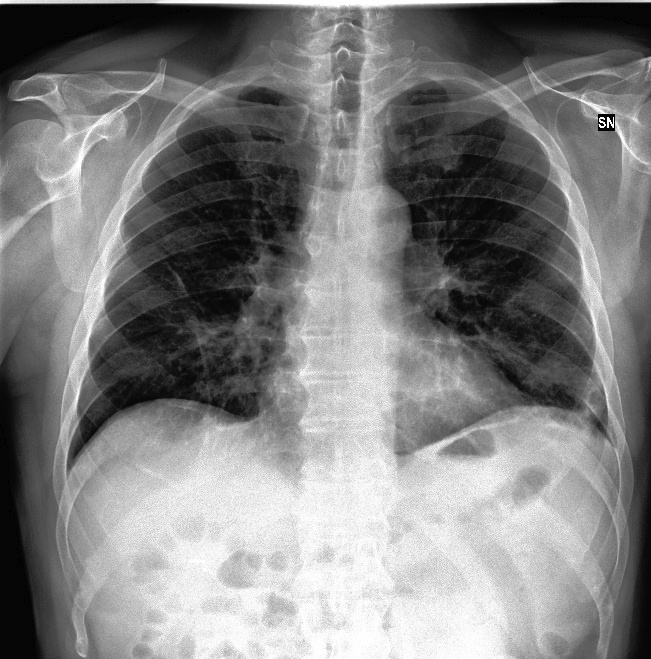
#> input picture Covid19-dataset/test/Covid/0100.jpeg, 651 x 659 px; its folder holds 3 pictures in this run
$ python Tarea3.py   (older library calls are emulated)
#> lines starting #> are read from the running program, lines starting #| are printed output that depends on the picture; pictures that were not available may be replaced by others from this repository, and a replacement may not be noted
import cv2
import os
from matplotlib import pyplot as plt

# Ruta base del dataset
dataset_path = 'Covid19-dataset/test'

# Subcarpetas que contienen las imágenes
categories = ['Covid', 'Normal', 'Viral Pneumonia']

# Crear un diccionario para almacenar las imágenes
images = {}

# Cargar la primera imagen de cada subcarpeta
for category in categories:
    folder_path = os.path.join(dataset_path, category)
    image_files = os.listdir(folder_path)

    if len(image_files) > 0:
        # Cargar la primera imagen
        image_path = os.path.join(folder_path, image_files[0])
        image = cv2.imread(image_path, cv2.IMREAD_GRAYSCALE)
#> image is the input picture: shape (659, 651); min 0, max 255, mean 128.2
        images[category] = image
    else:
        print(f"No se encontraron imágenes en la carpeta {category}")

# Función para aplicar los filtros
def apply_filters(image):
    # 1. Blur Filter
    blurred_image = cv2.GaussianBlur(image, (5, 5), 0)

    # 2. Sobel Edge Detection
    sobelx = cv2.Sobel(image, cv2.CV_64F, 1, 0, ksize=5)  # Sobel en el eje X
    sobely = cv2.Sobel(image, cv2.CV_64F, 0, 1, ksize=5)  # Sobel en el eje Y
    sobel_combined = cv2.magnitude(sobelx, sobely)

    # 3. Canny Edge Detection
    canny_edges = cv2.Canny(image, 100, 200)

    # 4. Colormap
    colormap_image = cv2.applyColorMap(cv2.convertScaleAbs(image), cv2.COLORMAP_JET)

    return blurred_image, sobel_combined, canny_edges, colormap_image

# Aplicar los filtros y mostrar las imágenes
plt.figure(figsize=(20, 15))

index = 1
for category, image in images.items():
    blurred_image, sobel_combined, canny_edges, colormap_image = apply_filters(image)

    # Mostrar la imagen original
    plt.subplot(len(categories), 5, index)
    plt.imshow(image, cmap='gray')
    plt.title(f'{category} - Original')
    plt.axis('off')

    # Mostrar la imagen con Blur
    plt.subplot(len(categories), 5, index + 1)
    plt.imshow(blurred_image, cmap='gray')
    plt.title(f'{category} - Blur')
    plt.axis('off')

    # Mostrar la imagen con Sobel
    plt.subplot(len(categories), 5, index + 2)
    plt.imshow(sobel_combined, cmap='gray')
    plt.title(f'{category} - Sobel')
    plt.axis('off')

    # Mostrar la imagen con Canny
    plt.subplot(len(categories), 5, index + 3)
    plt.imshow(canny_edges, cmap='gray')
    plt.title(f'{category} - Canny')
    plt.axis('off')

    # Mostrar la imagen con Colormap
    plt.subplot(len(categories), 5, index + 4)
    plt.imshow(colormap_image)
    plt.title(f'{category} - Colormap')
    plt.axis('off')

    index += 5
#> this loop made 3 passes
#> (category, index) on passes 1 to 3: ('Covid', 6), ('Normal', 11), ('Viral Pneumonia', 16)
#> pass 1, in apply_filters, `sobelx = cv2.Sobel(image, cv2.CV_64F, 1, 0, ksize=5)`:
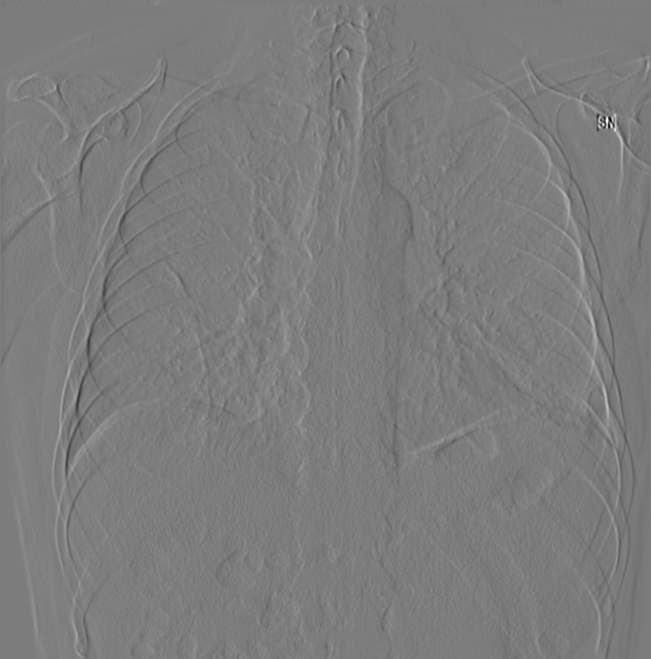
#> sobelx: shape (659, 651) float64; min -11243, max 11702, mean 1; drawn with min black and max white
#> pass 1, in apply_filters, `sobely = cv2.Sobel(image, cv2.CV_64F, 0, 1, ksize=5)`:
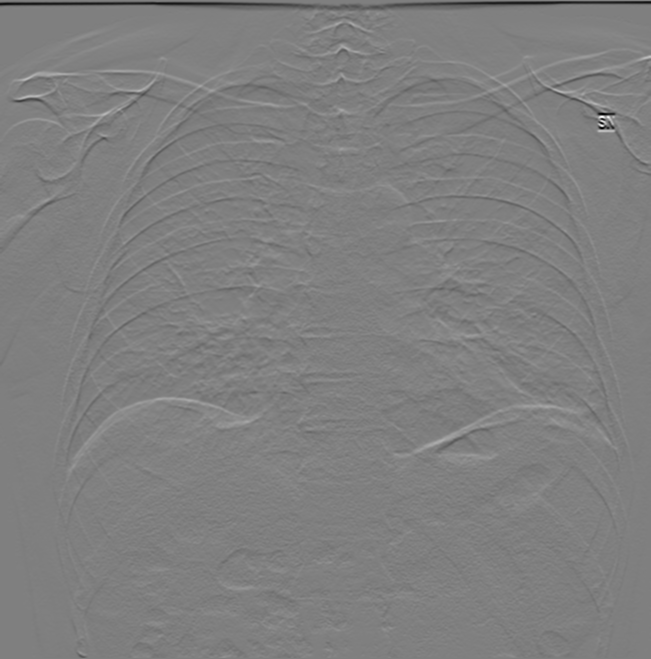
#> sobely: shape (659, 651) float64; min -11595, max 11554, mean -11.5; drawn with min black and max white
#> pass 1, in apply_filters, `sobel_combined = cv2.magnitude(sobelx, sobely)`:
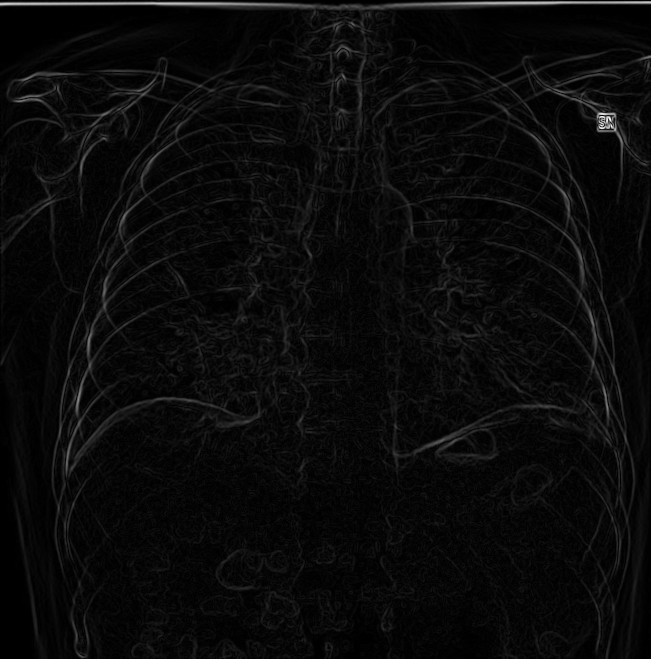
#> sobel_combined: shape (659, 651) float64; min 0, max 12722.4, mean 531.5; drawn with min black and max white
#> after the loop, index = 16

plt.tight_layout()
plt.show()
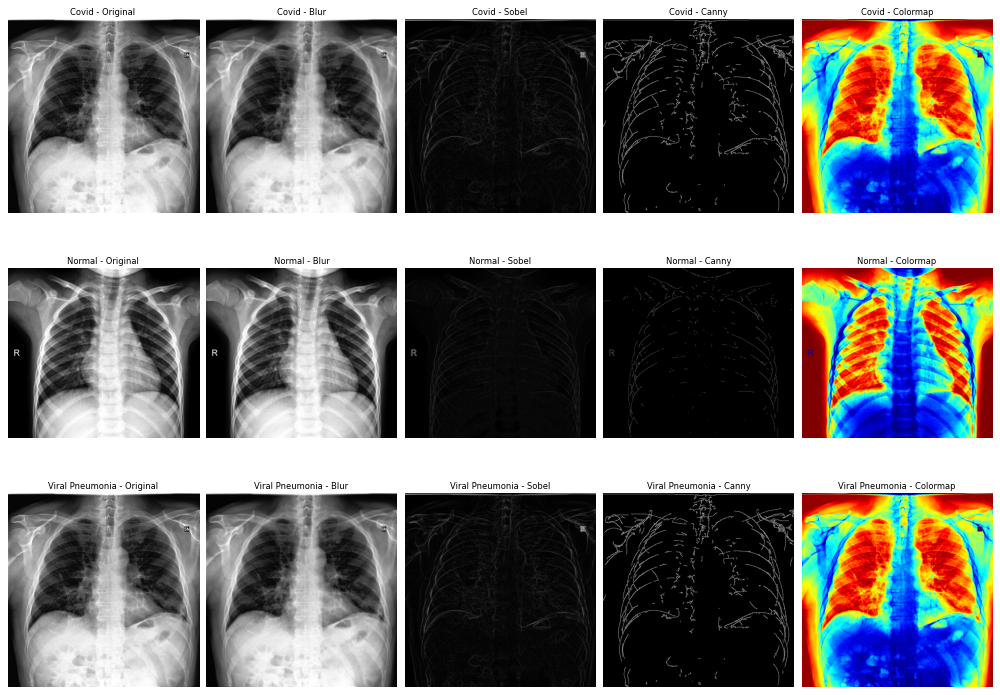
#> figure drawn by matplotlib, 15 panels
